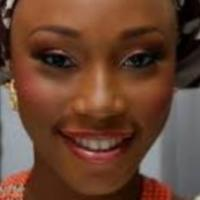
#> input picture SampledPhotos/22_1_1_20170112203821018.jpg.chip.jpg, 200 x 200 px; its folder holds 4 pictures in this run
$ jupyter execute --allow-errors ProjectFaces.ipynb
#> lines starting #> are read from the running program, lines starting #| are printed output that depends on the picture
[cell 1]
# Importing all dependencies
import numpy as np
import pandas as pd
import matplotlib.pyplot as plt
import glob
import cv2
from sklearn.decomposition import PCA
from sklearn.preprocessing import scale
from sklearn.feature_selection import SequentialFeatureSelector as sfs
from sklearn.model_selection import train_test_split
from sklearn.linear_model import LinearRegression
from sklearn.metrics import mean_squared_error

# 4: Data pre-processing

[cell 2]
# Loading the data
df = pd.read_csv('results.txt')
#> (reads results.txt from the repository)
df.columns = ['id', 'num', 'image', 'label', 'time']
df.drop(["num"], axis=1, inplace=True)

# Removal of outliers
df.drop(df[df['time'] < 0.2].index, inplace=True)
df.drop(df[df['time'] > 3].index, inplace=True)

# Normalization of reaction times for each person
df['mean'] = df.groupby('id')['time'].transform('mean')
df['standard deviation'] = df.groupby('id')['time'].transform('std')

df['normalized'] = (df['time']-df['mean']) / df['standard deviation']
df['normalized scaled'] = (df['normalized']-df['normalized'].min()) / (df['normalized'].max() - df['normalized'].min())

df['score'] = 1 - df['normalized scaled']
df['score'][df['label'] == "Not smiling"] = df['normalized scaled'] -1

df.head()

[cell 3]
# Plotting histogram of index values
plt.title('Histogram of Index Values')
plt.hist(df['score'], bins = 80)
plt.xlabel('Index')
plt.ylabel('Observations')
plt.savefig('index histogram.png', dpi = 300, bbox_inches='tight')
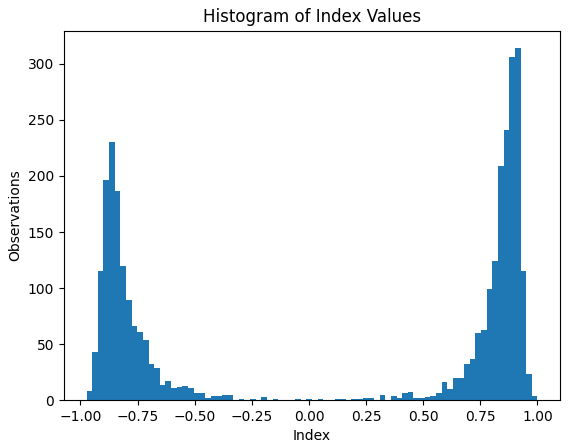
#> figure drawn by matplotlib, 1 panel; tallest bar 314 high, from x = 0.901 to 0.926

# 5: PCA

[cell 4]
# Loading the images
images = [cv2.imread(file) for file in glob.glob("SampledPhotos/*.jpg.chip.jpg")]
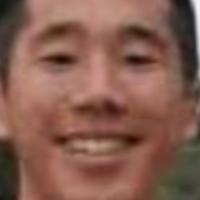
#> input picture SampledPhotos/23_0_2_20170116221013973.jpg.chip.jpg, 200 x 200 px
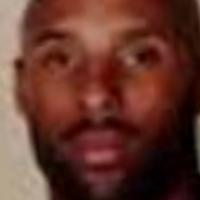
#> input picture SampledPhotos/24_0_1_20170117194341276.jpg.chip.jpg, 200 x 200 px
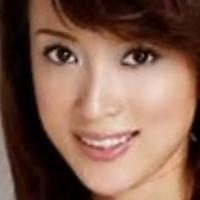
#> input picture SampledPhotos/24_1_2_20170116165003935.jpg.chip.jpg, 200 x 200 px
#> images = 4 items
#> (the rest of this cell did not finish here and is left out)

[cell 5]
# Convert images to 1D arrays, and combine all images in one 2D array
big_im = np.zeros([120000,len(images)])
for i in range(len(images)):
    big_im[:,i] = images[i].reshape(120000)
#> this loop made 4 passes

# Get the means of each pixel and subtract mean from every image
means = np.mean(big_im, axis=1)
subtracted_mean = (big_im.T - means).T

[cell 6]
# run pca
pca = PCA()
S = pca.fit_transform(subtracted_mean)

# plot variance of PCA components
variance = pca.explained_variance_ratio_

plt.grid()
plt.plot(np.cumsum(variance)*100)
plt.hlines(90, 0, 400, colors='red', linestyles='dashed')
plt.vlines(79, 15, 100, colors='purple', linestyles='dashed')
plt.hlines(47.36, 0, 400, colors='green', linestyles='dashed')
plt.vlines(6, 15, 100, colors='turquoise', linestyles='dashed')
plt.title('Variance Explained by Principal Components')
plt.ylabel('Variance explained in %')
plt.xlabel('Principal Components')
plt.savefig('Variance explained.png', dpi = 300, bbox_inches='tight')
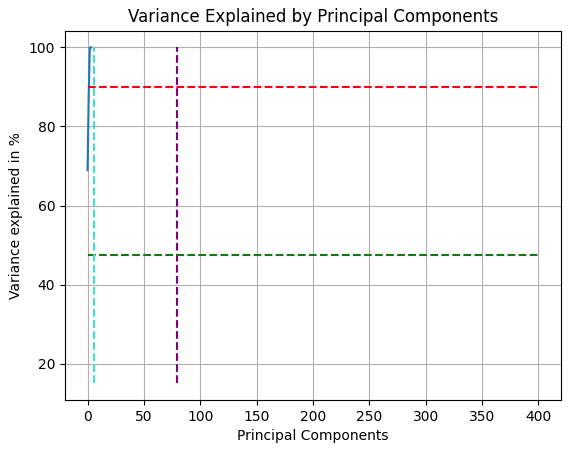
#> figure drawn by matplotlib, 1 panel

[cell 7]
# Convert the components to 200x200x3 image shapes, and plot the first 10 for both subtracted and added PCA
pca_sub = ((means - S.T).T).reshape([200,200,3,len(images)])
pca_add = ((means + S.T).T).reshape([200,200,3,len(images)])

fig = plt.figure(figsize=(7,5))
fig.suptitle('Mean Image with PCs subtracted')
columns = 3
rows = 2
#> (the rest of this cell did not finish here and is left out)

# 6 & 7: Feature Selection and Linear Regression Model

Before we start with the feature selection and linear resression model, we first need to make a new dataframe. This dataframe will contain each image, all the scores for the images, and the average score for each image. We will then use this dataframe, as well as the loaded images from the previous section, to create our X and y data. Finally we split it up into train and test sets using an 80/20 ratio, and then apply PCA on them.

#> (a cell that did not finish here is left out)

[cell 9]
# Train/test split
X = big_im.T
#> (the rest of this cell did not finish here and is left out)

# 6: Feature Selection

[cell 10]
# Cut down to the PCA components which explain 90% of the variance
# This is to make the forward selection slightly faster
threshold = 0.90

for i in range(len(variance)):

    if sum(variance[0:i+1]) >= threshold:
        num_features = i + 1
        break

# Extract subset of PC's
print(f"{num_features} features explain 90% of the variance of our dataset")
#> (the rest of this cell did not finish here and is left out)

[cell 11]
# Feature selection using sklearn's Sequential Feature Selector
results = []
#> (the rest of this cell did not finish here and is left out)

[cell 12]
# Plotting the root mean squared error of the models against the number of features in the model
plt.plot(results)
plt.title('Forward feature selection')
plt.xlabel('Principal Components')
plt.ylabel('Root Mean Squared Error')
plt.vlines(33, 0.4, 0.7, colors = 'r', linestyle = 'dashed')
plt.savefig('Forward selection.png', dpi = 300, bbox_inches='tight')
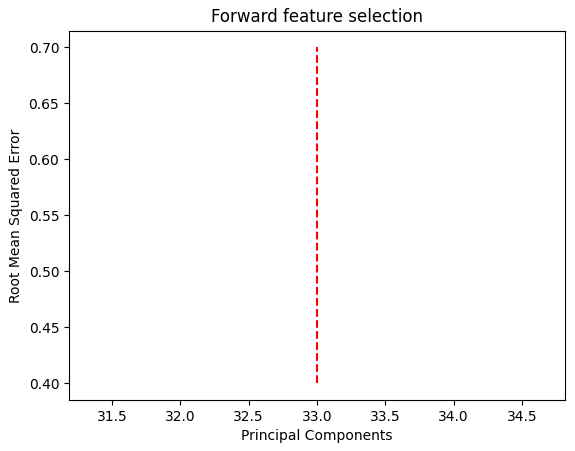
#> figure drawn by matplotlib, 1 panel

# 7: Linear Regression Model

From the plot above, we can see that using the mean squared error goes down until around 34 pca components are used, and from then on it stays about the same, even starting to increase again, so we will use 34 pca components for our linear regression model.

[cell 13]
# Build step forward feature selection
n = 34
sfs2 = sfs(regr, n_features_to_select=n, direction="forward", cv=5)

# Perform SFFS
#> (the rest of this cell did not finish here and is left out)

# 8: Generate samples

#> (a cell that did not finish here is left out)

[cell 15]
fig = plt.figure(figsize=(20,10))
columns = 7
rows = 1
#> (the rest of this cell did not finish here and is left out)

# 9 Constructing continuum without reaction times

#> (a cell that did not finish here is left out)

#> (a cell that did not finish here is left out)

#> (a cell that did not finish here is left out)

[cell 19]
print(f"From section 6 we know that {num_features} PCA components are required to explain 90% of the variance")

# Create PCA which explains 90% variance
pca_90 = PCA(num_features)
X_pca = pca_90.fit_transform(X)
#> X_pca = [[-6841.1, -646.7, 9412.8], [-834.3, 12281.9, -3057.3], [-14235, -7214.1, -5563.4], [21910.4, -4421.2, -792]]

# Recreate the images using the PCA components
X_proj = pca_90.inverse_transform(X_pca)
